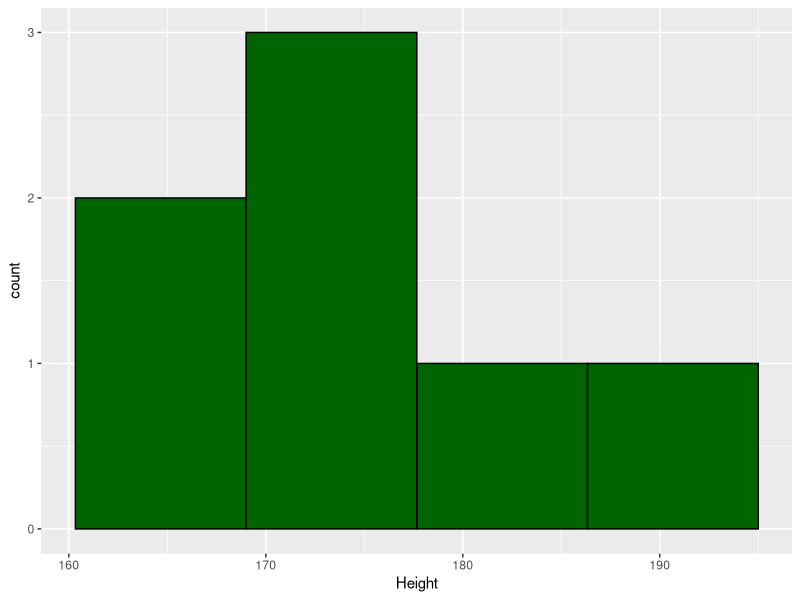
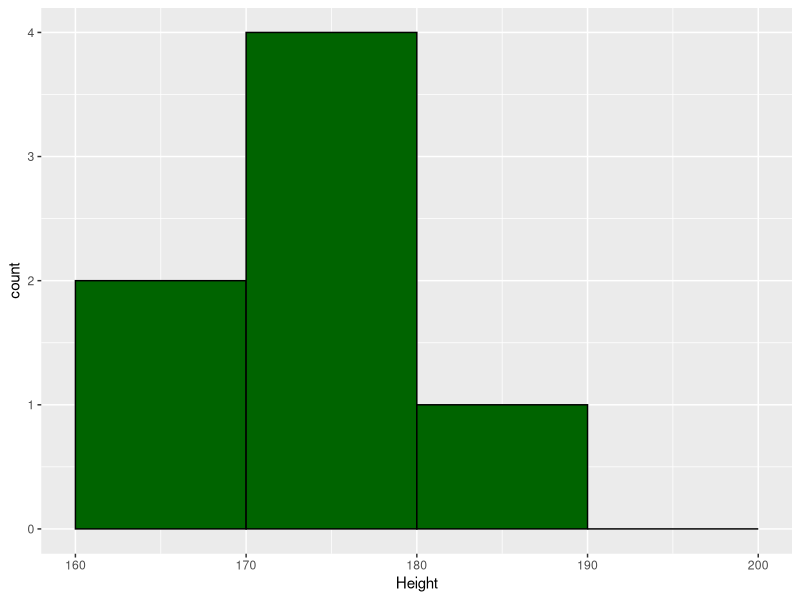
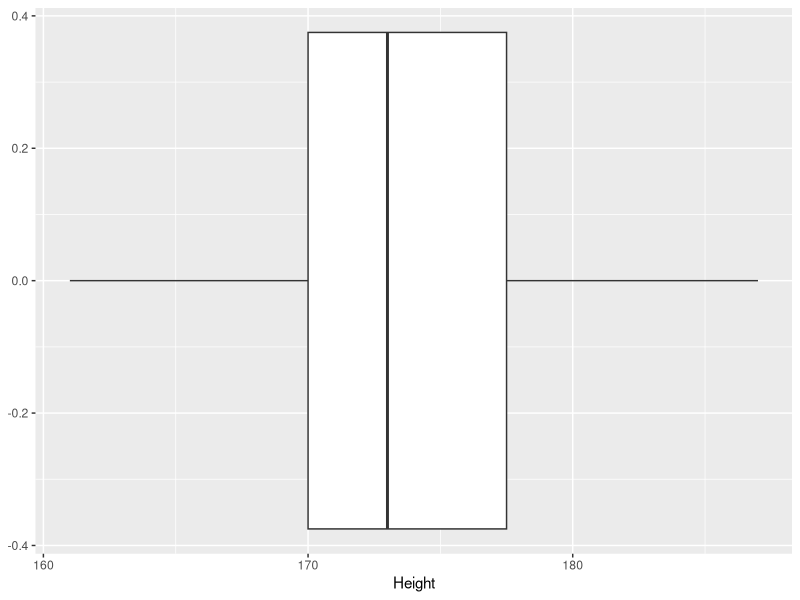
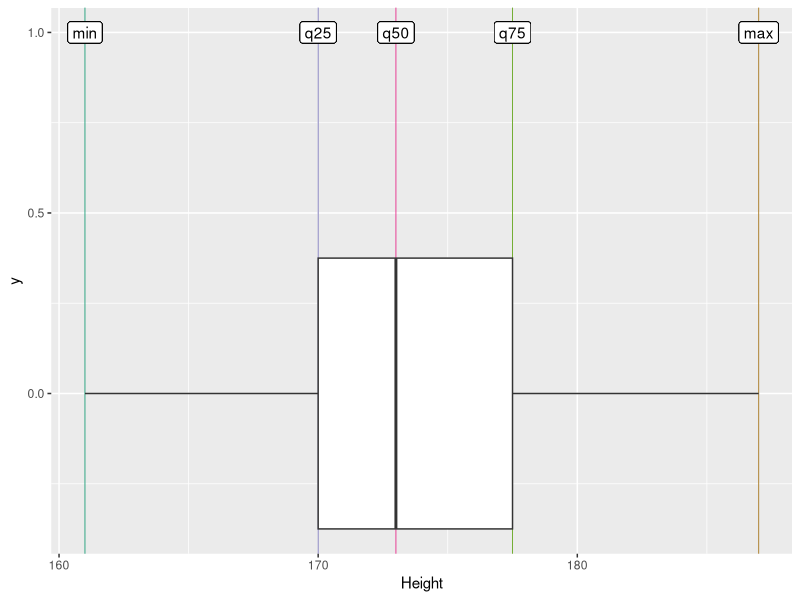
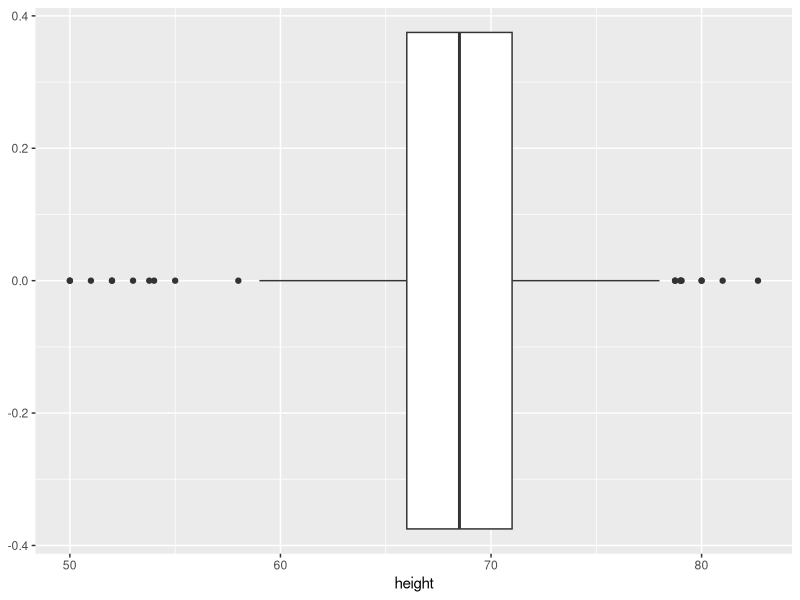
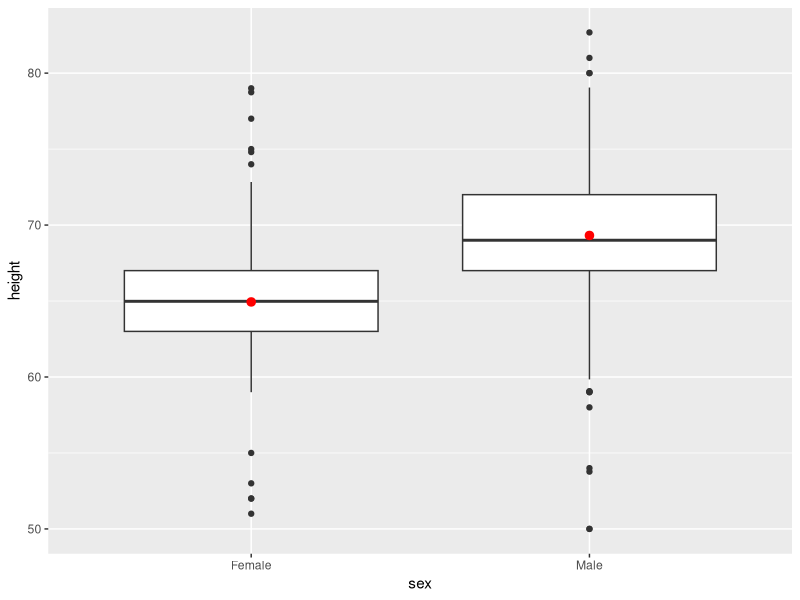
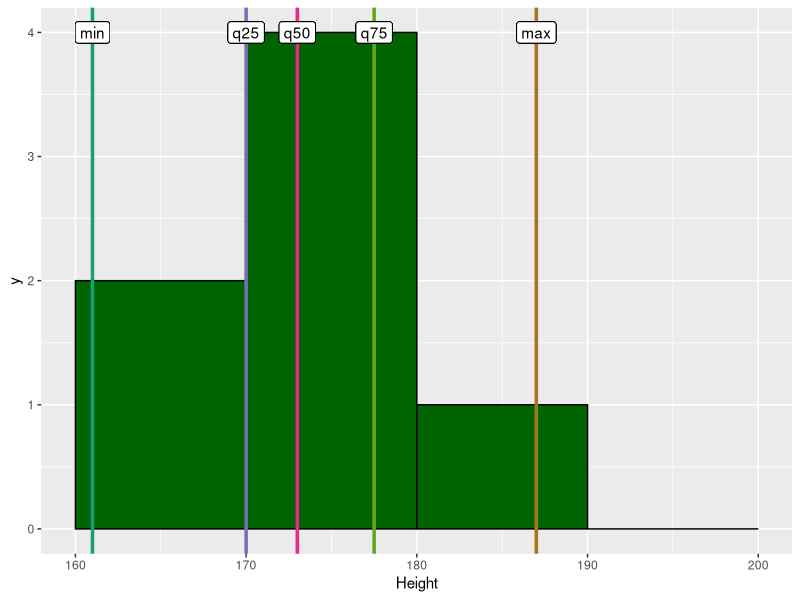
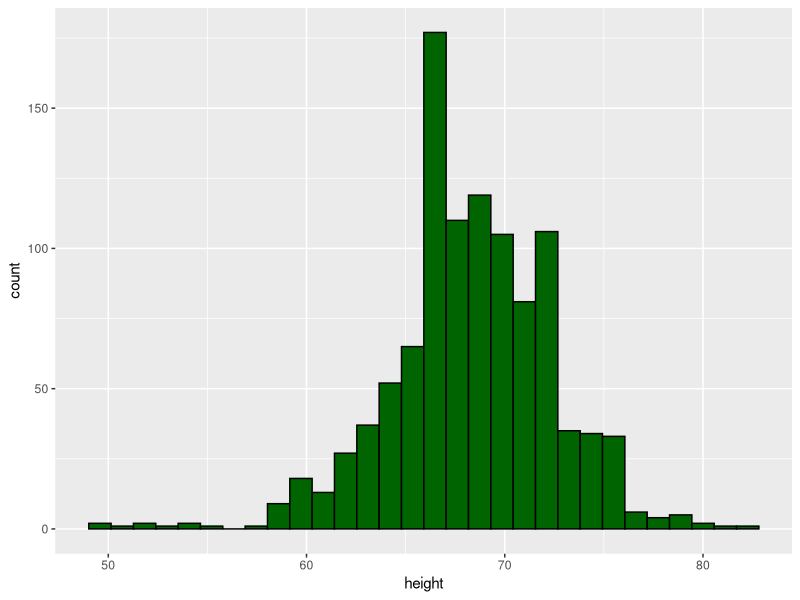

R code for these plots, in order: (Note: this script raises an error after producing the figures.)
## ---- chunk 1
knitr::opts_chunk$set(echo = TRUE)

library(tidyverse)
library(ggplot2)
## ---- chunk 2
class_student <- tribble(
     ~Name, ~Height, ~Weigth,
    "Jude",    172L,     75L,
  "Philip",    180L,     87L,
    "Carl",    187L,     81L,
    "Anne",    168L,     64L,
    "Rose",    173L,     56L,
   "Peter",    175L,     78L,
    "Mary",    161L,     51L
  )

class_student %>% 
  arrange(Height)
## ---- chunk 3
library(dslabs)
data(heights)
heights
## ---- chunk 4
summary(class_student$Height)
## ---- chunk 5
sort(class_student$Height)
## ---- chunk 6
median(class_student$Height)
## ---- chunk 7
vector <- c(3, 13, 2, 34, 11, 17, 27, 47)
vector
## ---- chunk 8
sort(vector)
## ---- chunk 9
(13 + 17) / 2
## ---- chunk 10
median(vector)
## ---- chunk 11
summary(class_student$Height)[c("1st Qu.", "Median", "3rd Qu.")]
## ---- chunk 12
quantile(class_student$Height, probs = c(0.25, 0.75))
## ---- chunk 13
diff(range(class_student$Height))
## ---- chunk 14
IQR(class_student$Height)
## ---- chunk 15
mean(class_student$Height)
## ---- chunk 16
x <- class_student$Height
sqrt(sum(abs((x-mean(x))^2))/(length(x)-1))
## ---- chunk 17
sd(class_student$Height)
## ---- chunk 18
ggplot(class_student) +
  aes(x = Height) +
  geom_histogram(bins = 4, color = "black", fill = "darkgreen")
## ---- chunk 19
bin_v = seq(160, 200, by=10)
bin_v
pl <- ggplot(class_student) +
  aes(x = Height) +
  geom_histogram(color = "black", fill = "darkgreen", breaks = bin_v)
pl
## ---- chunk 20
height_metric <- class_student %>% 
  summarise(
    min = min(Height),
    q25 = quantile(Height, probs = 0.25),
    median = quantile(Height, probs = 0.50),
    q75 = quantile(Height, probs = 0.75),
    max = max(Height)
  )
height_metric
## ---- chunk 21
# set up a color palette
library(RColorBrewer)  # colors
colors <- as.list(brewer.pal(n = 8, name = 'Dark2'))
objects <- c(
  "min",
  "q05",
  "q25",
  "median",
  "q75",
  "q95",
  "max",
  "bins"
)
names(colors) <- objects
## ---- chunk 22
ggplot(class_student) +
  aes(x = Height) +
  geom_boxplot() 
## ---- chunk 23
v_line_size = 0.3
ggplot(class_student) +
  aes(x = Height) +
  geom_vline(xintercept = height_metric$min, colour = colors$min, size = v_line_size) +
  geom_label(aes(x = height_metric$min, y = 1, label = "min")) +
  geom_vline(xintercept = height_metric$q25, colour = colors$q25, size = v_line_size) +
  geom_label(aes(x = height_metric$q25, y = 1, label = "q25")) +
  geom_vline(xintercept = height_metric$median, colour = colors$median, size = v_line_size) +
  geom_label(aes(x = height_metric$median, y = 1, label = "q50")) +
  geom_vline(xintercept = height_metric$q75, colour = colors$q75, size = v_line_size) +
  geom_label(aes(x = height_metric$q75, y = 1, label = "q75")) +
  geom_vline(xintercept = height_metric$max, colour = colors$max, size = v_line_size) +
  geom_label(aes(x = height_metric$max, y = 1, label = "max")) +
  geom_boxplot() 
## ---- chunk 24
heights
## ---- chunk 25
heights %>% 
  ggplot() +
  aes(x = height) + 
  geom_boxplot()
## ---- chunk 26
heights %>% 
  ggplot() +
  aes(x = sex, y = height) + 
  geom_boxplot() +
  stat_summary(fun=mean, geom="point", shape=20, size=4, color="red", fill="red")
## ---- chunk 27
heights
## ---- chunk 28
v_line_size = 1.2
pl + 
  geom_vline(xintercept = height_metric$min, colour = colors$min, size = v_line_size) +
  geom_label(aes(x = height_metric$min, y = 4, label = "min")) +
  geom_vline(xintercept = height_metric$q25, colour = colors$q25, size = v_line_size) +
  geom_label(aes(x = height_metric$q25, y = 4, label = "q25")) +
  geom_vline(xintercept = height_metric$median, colour = colors$median, size = v_line_size) +
  geom_label(aes(x = height_metric$median, y = 4, label = "q50")) +
  geom_vline(xintercept = height_metric$q75, colour = colors$q75, size = v_line_size) +
  geom_label(aes(x = height_metric$q75, y = 4, label = "q75")) +
  geom_vline(xintercept = height_metric$max, colour = colors$max, size = v_line_size) +
  geom_label(aes(x = height_metric$max, y = 4, label = "max"))
## ---- chunk 29
pl <- ggplot(heights) +
  aes(x = height) +
  geom_histogram(color = "black", fill = "darkgreen")
pl
## ---- chunk 30
v_line_size = 0.3
label_y <- 200
pl <- ggplot(heights) +
  aes(x = height) +
  geom_vline(xintercept = height_metric_2$min, colour = colors$min, size = v_line_size) +
  geom_label(aes(x = height_metric_2$min, y = label_y, label = "min")) +
  geom_vline(xintercept = height_metric_2$q25, colour = colors$q25, size = v_line_size) +
  geom_label(aes(x = height_metric_2$q25, y = label_y, label = "q25")) +
  geom_vline(xintercept = height_metric_2$median, colour = colors$median, size = v_line_size) +
  geom_label(aes(x = height_metric_2$median, y = label_y, label = "q50")) +
  geom_vline(xintercept = height_metric_2$q75, colour = colors$q75, size = v_line_size) +
  geom_label(aes(x = height_metric_2$q75, y = label_y, label = "q75")) +
  geom_vline(xintercept = height_metric_2$max, colour = colors$max, size = v_line_size) +
  geom_label(aes(x = height_metric_2$max, y = label_y, label = "max"))

# slow operation
pl +
  geom_histogram() 

## ---- chunk 31
pl <- ggplot(heights) +
  aes(x = height, y = ..density..) +
  geom_histogram(color = "black", fill = "darkgreen")
pl
## ---- chunk 32
pl <- ggplot(heights) +
  aes(x = height, y = ..density..) +
  geom_histogram(color = "black", fill = "darkgreen") + 
  geom_density(adjust = 1, color = "red", size = 2)
pl
## ---- chunk 33
pl <- ggplot(heights) +
  aes(x = height, y = ..density.., fill = sex, color = sex) +
  geom_density(adjust = 1, alpha = 0.7)
pl
